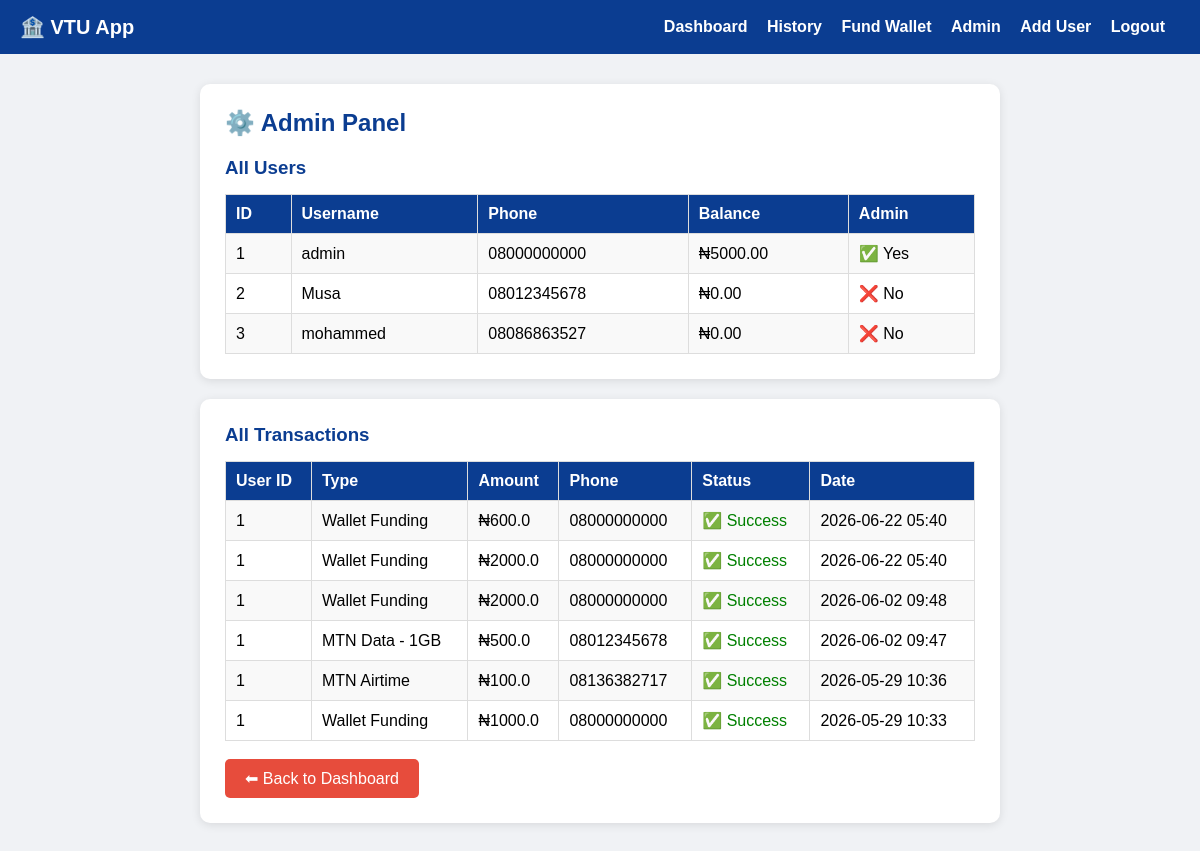
Page /admin (signed in) on the earlier database version.
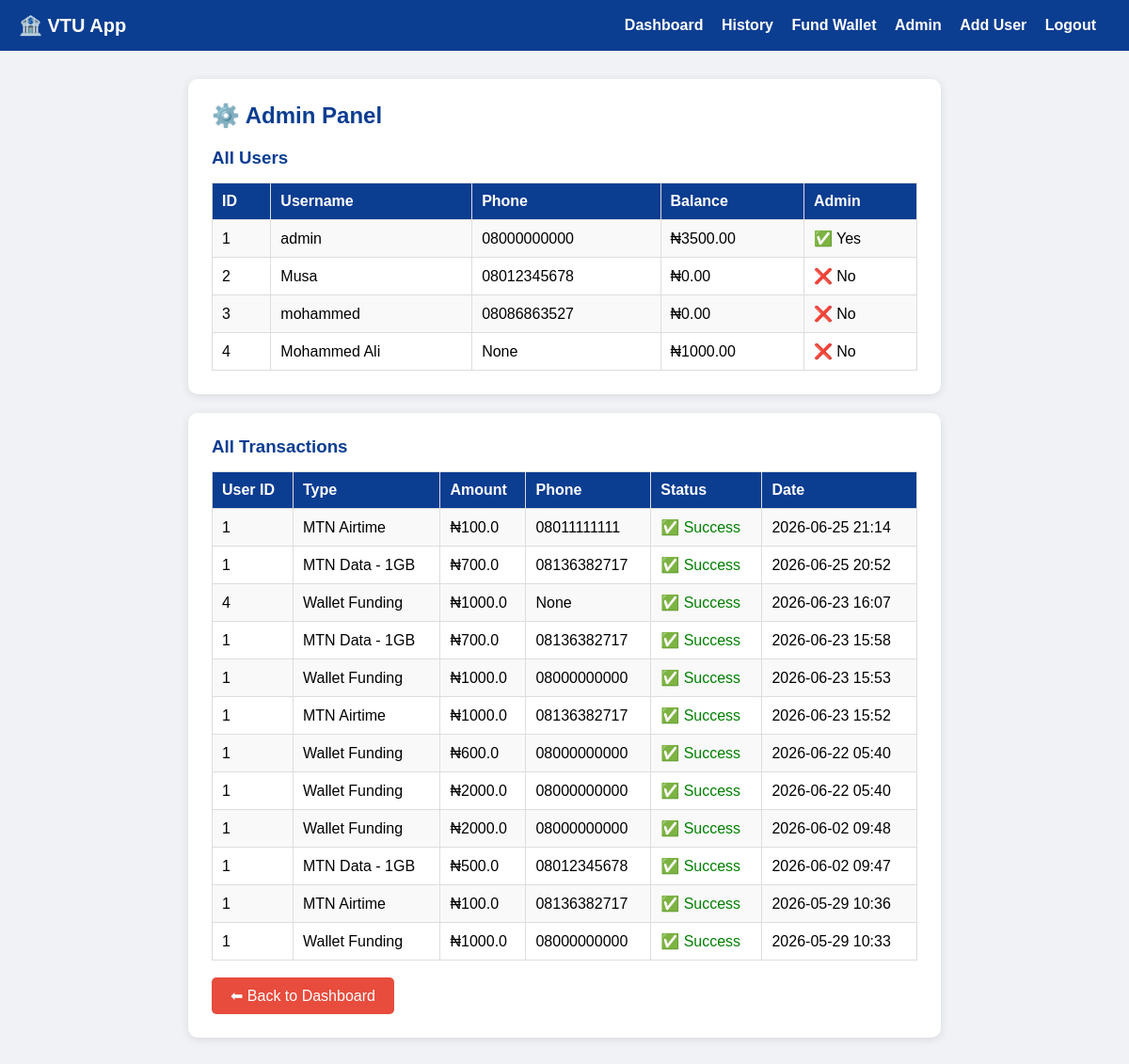
Same page on the later database version.
### app.py (models this page shows)
class User(db.Model):
    id = db.Column(db.Integer, primary_key=True)
    username = db.Column(db.String(80), unique=True, nullable=False)
    password = db.Column(db.String(120), nullable=False)
    balance = db.Column(db.Float, default=0.0)
    phone = db.Column(db.String(20))
    is_admin = db.Column(db.Boolean, default=False)

class Transaction(db.Model):
    id = db.Column(db.Integer, primary_key=True)
    user_id = db.Column(db.Integer, db.ForeignKey('user.id'))
    type = db.Column(db.String(50))
    amount = db.Column(db.Float)
    phone = db.Column(db.String(20))
    status = db.Column(db.String(20), default='Success')
    date = db.Column(db.DateTime, default=datetime.utcnow)

### app.py (the view)
@app.route('/admin')
@login_required
def admin():
    users = User.query.all()
    transactions = Transaction.query.order_by(
        Transaction.date.desc()
    ).all()
    return render_template('admin.html',
                         users=users,
                         transactions=transactions)

### app.py (called while the page is built)
def login_required(f):
    @wraps(f)
    def decorated_function(*args, **kwargs):
        if 'user_id' not in session:
            return redirect(url_for('login'))
        return f(*args, **kwargs)
    return decorated_function

### templates/admin.html
{% extends "base.html" %}
{% block content %}
<div class="card">
    <h2>⚙️ Admin Panel</h2>
    <h3 style="color:#0b3d91; margin-bottom:15px;">
        All Users
    </h3>
    <table>
        <tr>
            <th>ID</th>
            <th>Username</th>
            <th>Phone</th>
            <th>Balance</th>
            <th>Admin</th>
        </tr>
        {% for user in users %}
        <tr>
            <td>{{ user.id }}</td>
            <td>{{ user.username }}</td>
            <td>{{ user.phone }}</td>
            <td>₦{{ "%.2f"|format(user.balance) }}</td>
            <td>
                {% if user.is_admin %}
                    ✅ Yes
                {% else %}
                    ❌ No
                {% endif %}
            </td>
        </tr>
        {% endfor %}
    </table>
</div>
<div class="card">
    <h3 style="color:#0b3d91; margin-bottom:15px;">
        All Transactions
    </h3>
    <table>
        <tr>
            <th>User ID</th>
            <th>Type</th>
            <th>Amount</th>
            <th>Phone</th>
            <th>Status</th>
            <th>Date</th>
        </tr>
        {% for t in transactions %}
        <tr>
            <td>{{ t.user_id }}</td>
            <td>{{ t.type }}</td>
            <td>₦{{ t.amount }}</td>
            <td>{{ t.phone }}</td>
            <td>
                {% if t.status == 'Success' %}
                    <span style="color:green;">
                        ✅ {{ t.status }}
                    </span>
                {% else %}
                    <span style="color:red;">
                        ❌ {{ t.status }}
                    </span>
                {% endif %}
            </td>
            <td>{{ t.date.strftime('%Y-%m-%d %H:%M') }}</td>
        </tr>
        {% endfor %}
    </table>
    <br>
    <a href="/dashboard" class="btn btn-red">
        ⬅ Back to Dashboard
    </a>
</div>
{% endblock %}

Differences in the rows shown:
changed User "admin": balance "5000.00" → "3500.00"
added User: id "4", username "Mohammed Ali", phone "None", balance "1000.00", is_admin "❌ No"
added Transaction: user_id "1", type "MTN Airtime", amount "100.0", phone "08011111111", status "Success", date "2026-06-25 21:14"
added Transaction: user_id "1", type "MTN Data - 1GB", amount "700.0", phone "08136382717", status "Success", date "2026-06-25 20:52"
added Transaction: user_id "4", type "Wallet Funding", amount "1000.0", phone "None", status "Success", date "2026-06-23 16:07"
added Transaction: user_id "1", type "MTN Data - 1GB", amount "700.0", phone "08136382717", status "Success", date "2026-06-23 15:58"
added Transaction: user_id "1", type "Wallet Funding", amount "1000.0", phone "08000000000", status "Success", date "2026-06-23 15:53"
added Transaction: user_id "1", type "MTN Airtime", amount "1000.0", phone "08136382717", status "Success", date "2026-06-23 15:52"
